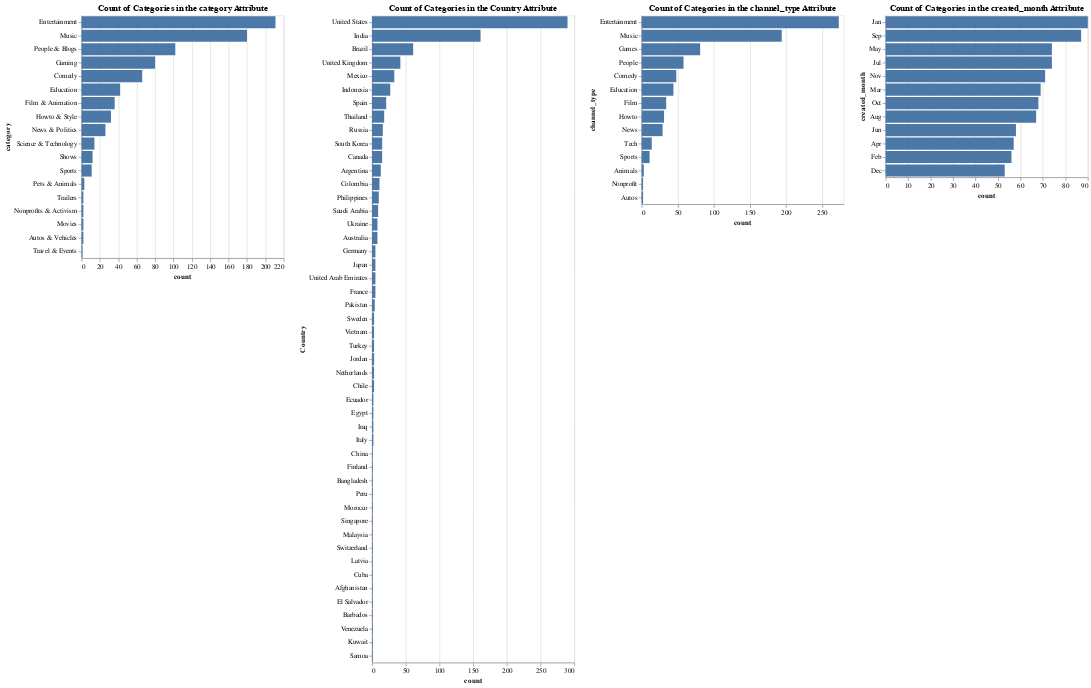

Notebook code cell kept with this figure:
### Code cell
nominal_columns = clean_data.select_dtypes(include=['object']).columns
charts = []
for column in nominal_columns:
    category_counts = clean_data[column].value_counts().reset_index()
    category_counts.columns = [column, 'count']
    chart = alt.Chart(category_counts).mark_bar().encode(
        y=alt.Y(column, title=column).sort('-x'),
        x=alt.X('count'),
        tooltip=[column, 'count']
    ).properties(
        title=f'Count of Categories in the {column} Attribute'
    )
    charts.append(chart)
#charts[0]
alt.hconcat(*charts)

### Figure 1 — Vega-Lite specification as saved in the notebook (floating-point values rounded to 4 significant figures)
{"config": {"view": {"continuousWidth": 300, "continuousHeight": 300}}, "hconcat": [{"data": {"name": "data-a144b7bbd729edf5f0853ff4bb062ed7"}, "mark": {"type": "bar"}, "encoding": {"tooltip": [{"field": "category", "type": "nominal"}, {"field": "count", "type": "quantitative"}], "x": {"field": "count", "type": "quantitative"}, "y": {"field": "category", "sort": "-x", "title": "category", "type": "nominal"}}, "title": "Count of Categories in the category Attribute"}, {"data": {"name": "data-08090578b42c7b7073706d6172ec636d"}, "mark": {"type": "bar"}, "encoding": {"tooltip": [{"field": "Country", "type": "nominal"}, {"field": "count", "type": "quantitative"}], "x": {"field": "count", "type": "quantitative"}, "y": {"field": "Country", "sort": "-x", "title": "Country", "type": "nominal"}}, "title": "Count of Categories in the Country Attribute"}, {"data": {"name": "data-85caf4790dd7559adfd79dbeef4a462e"}, "mark": {"type": "bar"}, "encoding": {"tooltip": [{"field": "channel_type", "type": "nominal"}, {"field": "count", "type": "quantitative"}], "x": {"field": "count", "type": "quantitative"}, "y": {"field": "channel_type", "sort": "-x", "title": "channel_type", "type": "nominal"}}, "title": "Count of Categories in the channel_type Attribute"}, {"data": {"name": "data-cc429ea513a6aac682c9ac409acf7d6e"}, "mark": {"type": "bar"}, "encoding": {"tooltip": [{"field": "created_month", "type": "nominal"}, {"field": "count", "type": "quantitative"}], "x": {"field": "count", "type": "quantitative"}, "y": {"field": "created_month", "sort": "-x", "title": "created_month", "type": "nominal"}}, "title": "Count of Categories in the created_month Attribute"}], "$schema": "https://vega.github.io/schema/vega-lite/v5.8.0.json", "datasets": {"data-a144b7bbd729edf5f0853ff4bb062ed7": [{"category": "Entertainment", "count": 211}, {"category": "Music", "count": 180}, {"category": "People & Blogs", "count": 102}, {"category": "Gaming", "count": 80}, {"category": "Comedy", "count": 66}, {"category": "Education", "count": 42}, {"category": "Film & Animation", "count": 36}, {"category": "Howto & Style", "count": 32}, {"category": "News & Politics", "count": 26}, {"category": "Science & Technology", "count": 14}, {"category": "Shows", "count": 12}, {"category": "Sports", "count": 11}, {"category": "Pets & Animals", "count": 3}, {"category": "Trailers", "count": 2}, {"category": "Nonprofits & Activism", "count": 2}, {"category": "Movies", "count": 2}, {"category": "Autos & Vehicles", "count": 2}, {"category": "Travel & Events", "count": 1}], "data-08090578b42c7b7073706d6172ec636d": [{"Country": "United States", "count": 290}, {"Country": "India", "count": 161}, {"Country": "Brazil", "count": 61}, {"Country": "United Kingdom", "count": 42}, {"Country": "Mexico", "count": 33}, {"Country": "Indonesia", "count": 27}, {"Country": "Spain", "count": 21}, {"Country": "Thailand", "count": 18}, {"Country": "Russia", "count": 16}, {"Country": "South Korea", "count": 15}, {"Country": "Canada", "count": 15}, {"Country": "Argentina", "count": 13}, {"Country": "Colombia", "count": 11}, {"Country": "Philippines", "count": 10}, {"Country": "Saudi Arabia", "count": 9}, {"Country": "Ukraine", "count": 8}, {"Country": "Australia", "count": 8}, {"Country": "Germany", "count": 5}, {"Country": "Japan", "count": 5}, {"Country": "United Arab Emirates", "count": 5}, {"Country": "France", "count": 5}, {"Country": "Pakistan", "count": 4}, {"Country": "Sweden", "count": 3}, {"Country": "Vietnam", "count": 3}, {"Country": "Turkey", "count": 3}, {"Country": "Jordan", "count": 3}, {"Country": "Netherlands", "count": 3}, {"Country": "Chile", "count": 3}, {"Country": "Ecuador", "count": 2}, {"Country": "Egypt", "count": 2}, {"Country": "Iraq", "count": 2}, {"Country": "Italy", "count": 2}, {"Country": "China", "count": 1}, {"Country": "Finland", "count": 1}, {"Country": "Bangladesh", "count": 1}, {"Country": "Peru", "count": 1}, {"Country": "Morocco", "count": 1}, {"Country": "Singapore", "count": 1}, {"Country": "Malaysia", "count": 1}, {"Country": "Switzerland", "count": 1}, {"Country": "Latvia", "count": 1}, {"Country": "Cuba", "count": 1}, {"Country": "Afghanistan", "count": 1}, {"Country": "El Salvador", "count": 1}, {"Country": "Barbados", "count": 1}, {"Country": "Venezuela", "count": 1}, {"Country": "Kuwait", "count": 1}, {"Country": "Samoa", "count": 1}], "data-85caf4790dd7559adfd79dbeef4a462e": [{"channel_type": "Entertainment", "count": 273}, {"channel_type": "Music", "count": 194}, {"channel_type": "Games", "count": 81}, {"channel_type": "People", "count": 58}, {"channel_type": "Comedy", "count": 48}, {"channel_type": "Education", "count": 44}, {"channel_type": "Film", "count": 34}, {"channel_type": "Howto", "count": 31}, {"channel_type": "News", "count": 29}, {"channel_type": "Tech", "count": 14}, {"channel_type": "Sports", "count": 11}, {"channel_type": "Animals", "count": 3}, {"channel_type": "Nonprofit", "count": 2}, {"channel_type": "Autos", "count": 2}], "data-cc429ea513a6aac682c9ac409acf7d6e": [{"created_month": "Jan", "count": 90}, {"created_month": "Sep", "count": 87}, {"created_month": "May", "count": 74}, {"created_month": "Jul", "count": 74}, {"created_month": "Nov", "count": 71}, {"created_month": "Mar", "count": 69}, {"created_month": "Oct", "count": 68}, {"created_month": "Aug", "count": 67}, {"created_month": "Jun", "count": 58}, {"created_month": "Apr", "count": 57}, {"created_month": "Feb", "count": 56}, {"created_month": "Dec", "count": 53}]}}
